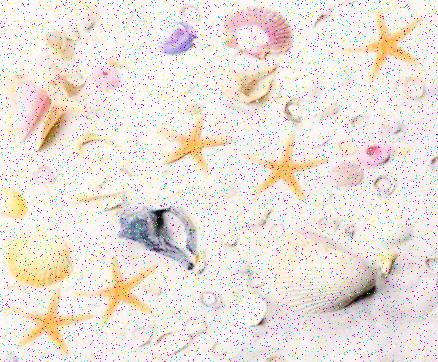
%> input picture AssignmentInput.jpg, 438 x 362 px
$ octave RuneMe.m   (GNU Octave 9; MATLAB toolbox functions it lacks are replaced by stand-ins)
%> lines starting %> are read from the running program, lines starting %| are printed output that depends on the picture; in (x1, y1, x2, y2) boxes, pixels count from 0 and x2, y2 are one past the last pixel; in counts of white or black regions, pixels touching at a corner belong together; the program's own positions count from 1
%% MATLAB script for Assessment Item-1
close all;

% Step-1: Load input image
I = imread('AssignmentInput.jpg');
%> I is the input picture: size 362x438x3 uint8; mean R, G, B 235.5, 226.7, 219.8
% reads the image from the file specified by filename,
% inferring the format of the file from its contents.
figure;
imshow(I);
% displays the image I in a graphics figure
title('Step-1: Load input image');

% Step-2: Conversion of input image to greyscale
I = rgb2gray(I);
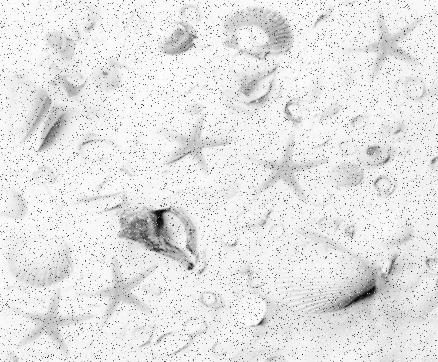
%> I: size 362x438 uint8; min 1, max 255, mean 228.6
% converts the truecolor image RGB to the grayscale intensity image.
figure;
imshow(I);

title('Step-2: Conversion of input image to greyscale');

% Step-3: Noise removal
I = medfilt2(I);
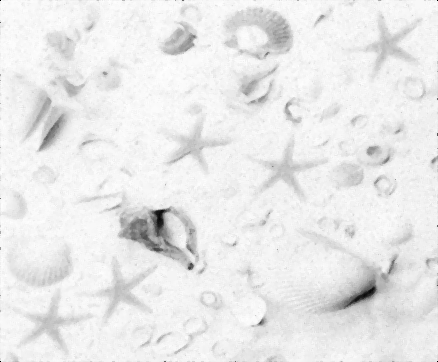
%> I: size 362x438 uint8; min 0, max 254, mean 233.8
% Performs median filtering of the matrix A in two dimensions.
% Each output pixel contains the median value in a 3-by-3 neighborhood
% around the corresponding pixel in the input image.
figure;
imshow(I);
title('Step-3: Noise removal');

% Step-4: Image Enhancement
J = imadjust(I);
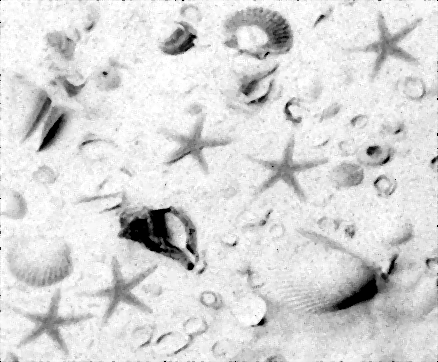
%> J: size 362x438 uint8; min 0, max 255, mean 215.7
% maps the intensity values in grayscale image I to new values in J
% such that 1% of data is saturated at low and high intensities of I.
% This increases the contrast of the output image J.
K = imsharpen(J,'Radius',2,'Amount',1);
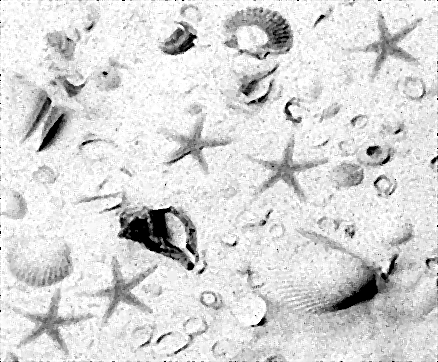
%> K: size 362x438 uint8; min 0, max 255, mean 215.6
% Image that has been sharpened, returned as a nonsparse array the same
% size and class as the input image.
% Unsharp masking works by producing a blurred version of the image,
% subtracting the blurred image from the original image to produce an edge image,
% and then adding the edge image to the original image to produce a sharpened image.
figure;
imshow(K);
title('Step-4: Image Enhancement');

% Step-5: Segment into foreground and background
mask = zeros(size(K));
% specifies the initial state of the active contour.
mask(5:end-5,5:end-5) = 1;
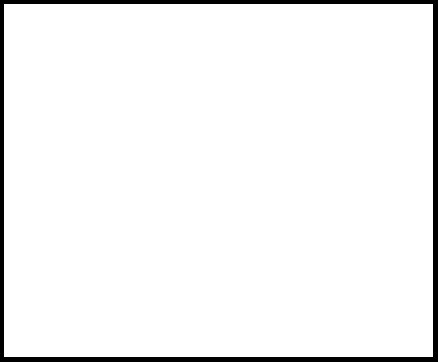
%> mask: size 362x438 double; values 0 (black) and 1 (white), 95.5% white; 1 black region, box (x1, y1, x2, y2) and area: (0, 0, 438, 362) 7119
%> (the run ends here)
